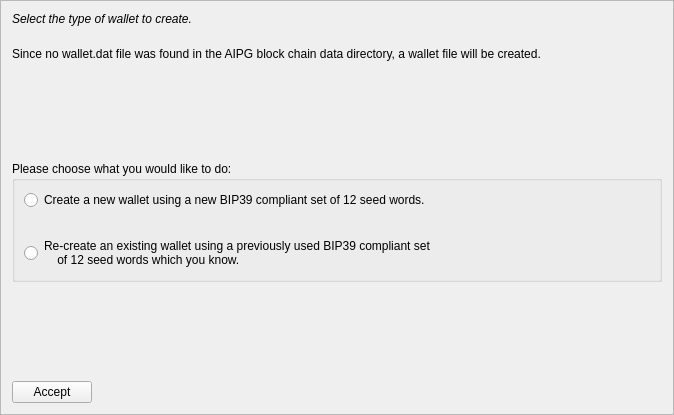
<?xml version="1.0" encoding="UTF-8"?>
<ui version="4.0">
 <class>MnemonicDialog1</class>
 <widget class="QFrame" name="MnemonicDialog1">
  <property name="geometry">
   <rect>
    <x>0</x>
    <y>0</y>
    <width>674</width>
    <height>415</height>
   </rect>
  </property>
  <property name="windowTitle">
   <string>HD Wallet Setup</string>
  </property>
  <property name="frameShape">
   <enum>QFrame::StyledPanel</enum>
  </property>
  <property name="frameShadow">
   <enum>QFrame::Raised</enum>
  </property>
  <layout class="QVBoxLayout" name="verticalLayout">
   <item>
    <widget class="QLabel" name="walletLabel">
     <property name="styleSheet">
      <string notr="true">QLabel { font-style:italic; }</string>
     </property>
     <property name="text">
      <string>Select the type of wallet to create.</string>
     </property>
     <property name="wordWrap">
      <bool>true</bool>
     </property>
    </widget>
   </item>
   <item>
    <spacer name="verticalSpacer_4">
     <property name="orientation">
      <enum>Qt::Vertical</enum>
     </property>
     <property name="sizeType">
      <enum>QSizePolicy::Minimum</enum>
     </property>
     <property name="sizeHint" stdset="0">
      <size>
       <width>20</width>
       <height>15</height>
      </size>
     </property>
    </spacer>
   </item>
   <item>
    <widget class="QLabel" name="wallettypeLabel">
     <property name="text">
      <string>Since no wallet.dat file was found in the AIPG block chain data directory, a wallet file will be created.</string>
     </property>
     <property name="wordWrap">
      <bool>true</bool>
     </property>
    </widget>
   </item>
   <item>
    <spacer name="verticalSpacer">
     <property name="orientation">
      <enum>Qt::Vertical</enum>
     </property>
     <property name="sizeHint" stdset="0">
      <size>
       <width>20</width>
       <height>40</height>
      </size>
     </property>
    </spacer>
   </item>
   <item>
    <widget class="QGroupBox" name="groupBox">
     <property name="title">
      <string>Please choose what you would like to do:</string>
     </property>
     <layout class="QVBoxLayout" name="verticalLayout_2">
      <item>
       <widget class="QRadioButton" name="walletNewRadio">
        <property name="text">
         <string>Create a new wallet using a new BIP39 compliant set of 12 seed words.</string>
        </property>
       </widget>
      </item>
      <item>
       <spacer name="verticalSpacer_3">
        <property name="orientation">
         <enum>Qt::Vertical</enum>
        </property>
        <property name="sizeHint" stdset="0">
         <size>
          <width>20</width>
          <height>20</height>
         </size>
        </property>
       </spacer>
      </item>
      <item>
       <widget class="QRadioButton" name="walletOldRadio">
        <property name="text">
         <string>Re-create an existing wallet using a previously used BIP39 compliant set 
    of 12 seed words which you know.</string>
        </property>
       </widget>
      </item>
     </layout>
    </widget>
   </item>
   <item>
    <spacer name="verticalSpacer_2">
     <property name="orientation">
      <enum>Qt::Vertical</enum>
     </property>
     <property name="sizeHint" stdset="0">
      <size>
       <width>20</width>
       <height>40</height>
      </size>
     </property>
    </spacer>
   </item>
   <item>
    <layout class="QHBoxLayout" name="horizontalLayout">
     <item>
      <widget class="QPushButton" name="acceptButton">
       <property name="text">
        <string>Accept</string>
       </property>
       <property name="autoDefault">
        <bool>false</bool>
       </property>
      </widget>
     </item>
     <item>
      <spacer name="horizontalSpacer">
       <property name="orientation">
        <enum>Qt::Horizontal</enum>
       </property>
       <property name="sizeHint" stdset="0">
        <size>
         <width>40</width>
         <height>20</height>
        </size>
       </property>
      </spacer>
     </item>
    </layout>
   </item>
  </layout>
 </widget>
 <resources/>
 <connections/>
</ui>
